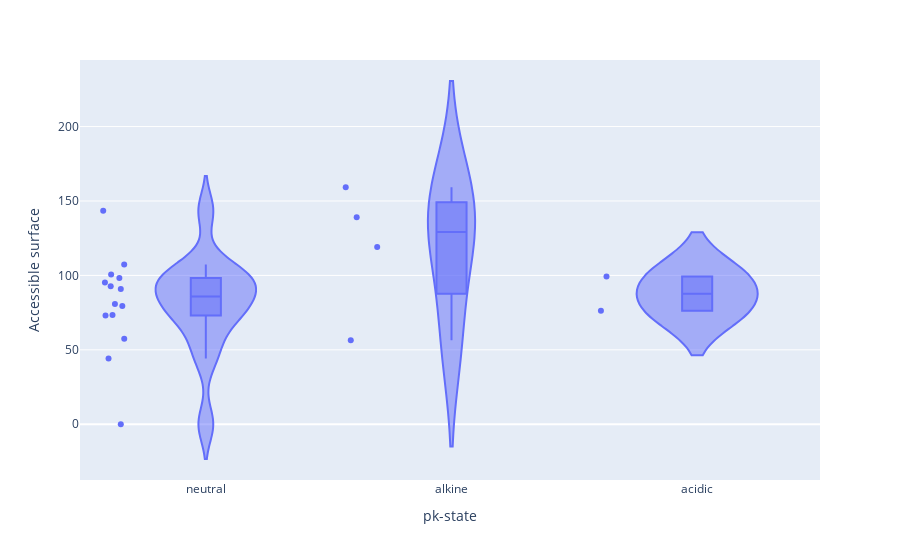

The notebook cell saved with this chart:
### Markdown cell above
Fast plotting, yet not as much customizability.

### Code cell
import plotly.express as px

fig = px.violin(
    aa_df, 
    x="pk-state", 
    y="Accessible surface",
    box=True,
    points='all',
    hover_name='1-letter code'
)
fig.show()

### Figure 1 — Plotly figure (JSON) as saved in the notebook; plotly's stock layout.template omitted (floating-point values rounded to 4 significant figures)
{"data": [{"alignmentgroup": "True", "box": {"visible": true}, "hovertemplate": "<b>%{hovertext}</b><br><br>pk-state=%{x}<br>Accessible surface=%{y}<extra></extra>", "hovertext": ["A", "R", "N", "D", "C", "E", "Q", "G", "H", "I", "L", "K", "M", "F", "P", "S", "T", "W", "Y", "V"], "legendgroup": "", "marker": {"color": "#636efa"}, "name": "", "offsetgroup": "", "orientation": "v", "points": "all", "scalegroup": "True", "showlegend": false, "type": "violin", "x": ["neutral", "alkine", "neutral", "acidic", "alkine", "acidic", "neutral", "neutral", "neutral", "neutral", "neutral", "alkine", "neutral", "neutral", "neutral", "neutral", "neutral", "neutral", "alkine", "neutral"], "x0": " ", "xaxis": "x", "y": [44.1, 159.2, 80.8, 76.3, 56.4, 99.2, 100.6, 0, 98.2, 90.9, 92.8, 139.1, 95.3, 107.4, 79.5, 57.5, 73.4, 143.4, 119.1, 73], "y0": " ", "yaxis": "y"}], "layout": {"legend": {"tracegroupgap": 0}, "margin": {"t": 60}, "violinmode": "group", "xaxis": {"anchor": "y", "domain": [0, 1], "title": {"text": "pk-state"}}, "yaxis": {"anchor": "x", "domain": [0, 1], "title": {"text": "Accessible surface"}}}}
